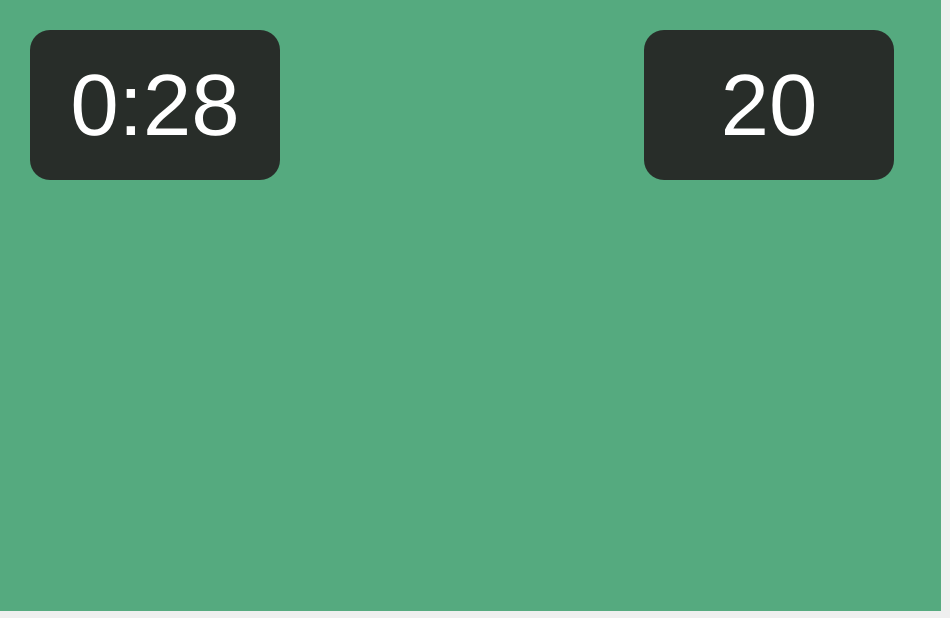
<?xml version="1.0" encoding="UTF-8"?>
<ui version="4.0">
 <class>Play_Window</class>
 <widget class="QMainWindow" name="Play_Window">
  <property name="geometry">
   <rect>
    <x>0</x>
    <y>0</y>
    <width>950</width>
    <height>618</height>
   </rect>
  </property>
  <property name="windowTitle">
   <string>MainWindow</string>
  </property>
  <widget class="QWidget" name="centralwidget">
   <widget class="QLabel" name="countLabel">
    <property name="geometry">
     <rect>
      <x>644</x>
      <y>30</y>
      <width>250</width>
      <height>150</height>
     </rect>
    </property>
    <property name="minimumSize">
     <size>
      <width>250</width>
      <height>150</height>
     </size>
    </property>
    <property name="font">
     <font>
      <pointsize>65</pointsize>
     </font>
    </property>
    <property name="styleSheet">
     <string notr="true">background-color: rgba(34, 31, 31, 0.9);
border-radius:20px;
color: rgb(255, 255, 255);</string>
    </property>
    <property name="text">
     <string>20</string>
    </property>
    <property name="alignment">
     <set>Qt::AlignCenter</set>
    </property>
   </widget>
   <widget class="QLabel" name="timeLabel">
    <property name="geometry">
     <rect>
      <x>30</x>
      <y>30</y>
      <width>250</width>
      <height>150</height>
     </rect>
    </property>
    <property name="minimumSize">
     <size>
      <width>250</width>
      <height>150</height>
     </size>
    </property>
    <property name="font">
     <font>
      <pointsize>65</pointsize>
     </font>
    </property>
    <property name="styleSheet">
     <string notr="true">background-color: rgba(34, 31, 31, 0.9);
border-radius:20px;
color: rgb(255, 255, 255);</string>
    </property>
    <property name="text">
     <string>0:28</string>
    </property>
    <property name="alignment">
     <set>Qt::AlignCenter</set>
    </property>
   </widget>
   <widget class="QLabel" name="camLabel">
    <property name="geometry">
     <rect>
      <x>0</x>
      <y>0</y>
      <width>941</width>
      <height>611</height>
     </rect>
    </property>
    <property name="styleSheet">
     <string notr="true">background-color: rgb(85, 170, 127);</string>
    </property>
    <property name="text">
     <string/>
    </property>
   </widget>
   <zorder>camLabel</zorder>
   <zorder>countLabel</zorder>
   <zorder>timeLabel</zorder>
  </widget>
 </widget>
 <resources>
  <include location="finish_dialog_res.qrc"/>
 </resources>
 <connections/>
</ui>
